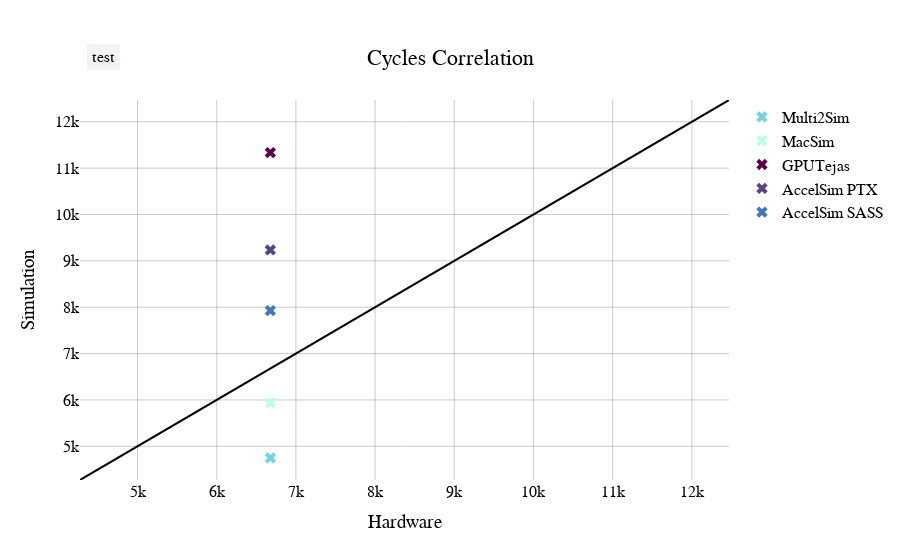
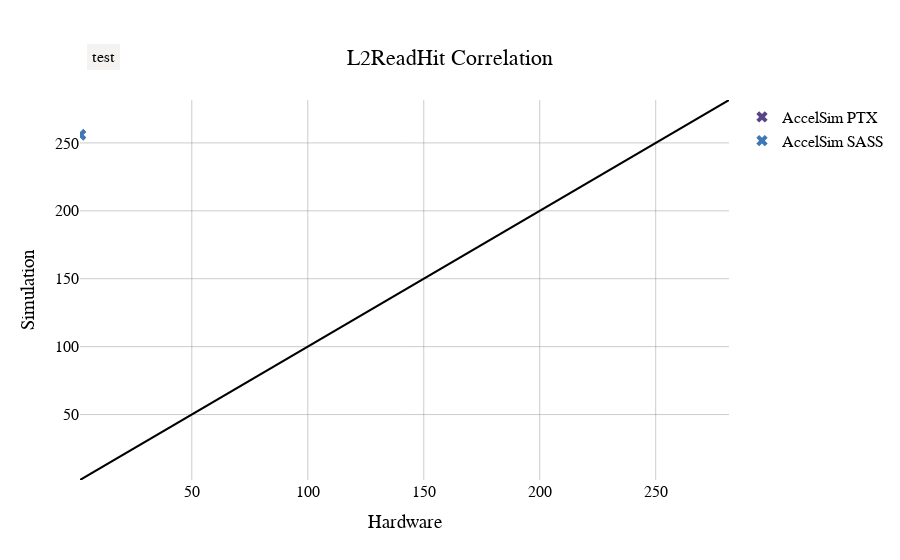
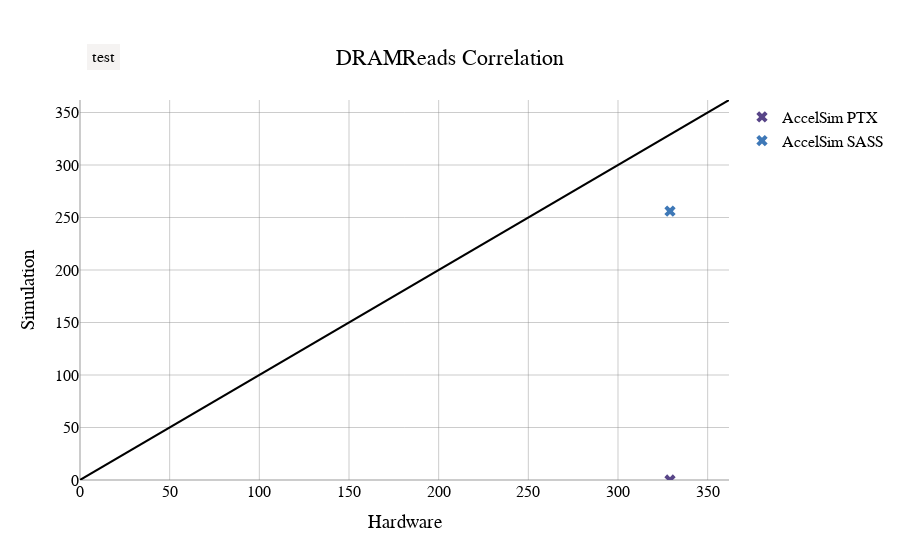
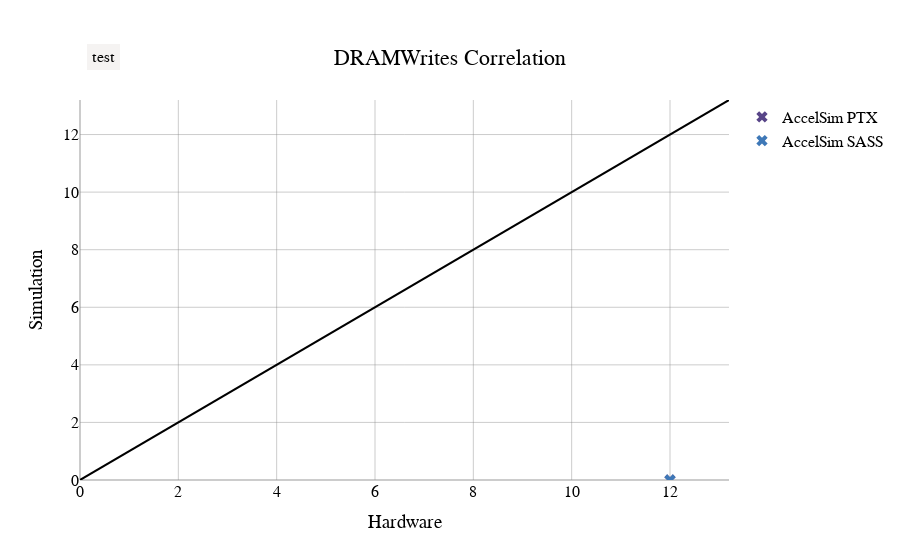

The cell these charts' notebook holds for them, in order:
### Code cell
# plot type 3: scatter: cycles
# multiple benchmark (multiple inputs), single config
# using different colors for simulators and markers for benchmarks?

for metric_name, metric in metrics.items():
    metric_df = metric.compute()
    # hw_array = []
    # sim_array = []
    
    # max_axis_val = None
    # np.iinfo(np.int64).max
    # min_axis_val = None
    all_values = np.array([])

    traces = []
    for sim in metric_df.index:
        if sim == "Hardware":
            continue

        
        hw_array = metric_df.loc["Hardware"]
        sim_array = metric_df.loc[sim]
        # total_array = pd.concat([hw_array, sim_array])
        # total_array_max = total_array.max()
        # total_array_min = total_array.min()
        all_values = np.append(all_values, hw_array)
        all_values = np.append(all_values, sim_array)
        
        # if max_axis_val is None:
        #     max_axis_val = total_array_max
        # if 
        # max_axis_val = np.max(
        
        # max_axis_val
        # print(hw_array.to_numpy(), sim_array.to_numpy())

        if False:
            correl_co = np.corrcoef(hw_array.to_numpy(), sim_array.to_numpy())
            # [0][1]
            errs = sim_array - hw_array

            print("correl co", correl_co)
            print("errs", errs.mean())

        traces.append(go.Scatter(
            x = hw_array,
            y = sim_array,
            # x = cycle_df.loc["Hardware"],
            # y = cycle_df.loc[sim],
            hovertext = benchmark.name,
            # hover_data=['lifeExp', 'gdpPercap'],
            # x = cycle_df.index, # [benchmark.name], # cycle_df.index,
            # y = cycle_df["Cycles"], # .loc[sim].astype(int),
            mode = 'markers',
            marker = dict(
                size = 10,
                color = sim_color[sim],
                symbol = "x",
            ),
            # color = "red",
            # text=label_array,
            # error_x=dict(
            #    type='data',
            #    symmetric=False,
            #    array=hw_error,
            #    arrayminus=hw_error_min,
            #    visible=True
            #),
            name=sim,
        ))

    print(all_values)
    min_axis_val = np.min(all_values)
    max_axis_val = np.max(all_values)
    x_range = [min_axis_val * 0.9 ,max_axis_val*1.1]
    gridcolor = "rgba(128,128,128,.4)"
    # not used for now
    legend=dict(
        x=-.2,
        y=1.2,
        traceorder='normal',
        font=dict(
            family='Helvetica',
            size=20,
            color="black"
        ),
        bgcolor='#E2E2E2',
        bordercolor='#FFFFFF',
        borderwidth=2
    ),
    layout = go.Layout(
        title=dict(
            text=f"{metric_name} Correlation",
            x=0.5,
            xanchor="center",
            yanchor="top",
        ),
        font_family="Helvetica",
        font_color="black",
        font_size=16,
        xaxis=dict(
            title="Hardware",
            gridcolor=gridcolor,
            zerolinecolor=gridcolor,
            # type="log",
            range=x_range,
        ),
        yaxis=dict(
            title="Simulation",
            gridcolor=gridcolor,
            zerolinecolor=gridcolor,
            # type="log",
            range=x_range,
        ),
        annotations=[
            make_annotation("test", 0.01, 1.15),
        ],
        plot_bgcolor="white",
    )

    # todo: show confidence interval for the hardware measurements
    # maxe,mine = eval(correl.hw_error)
    # hw_error.append(maxe)
    # hw_error_min.append(mine)

    if False:
        # todo: update the axis values
        if hw_array[-1] > max_axis_val:
            max_axis_val = hw_array[-1]
        if sim_array[-1] > max_axis_val:
            max_axis_val = sim_array[-1]

        if hw_array[-1] < min_axis_val:
            min_axis_val = hw_array[-1]
        if sim_array[-1] < min_axis_val:
            min_axis_val = sim_array[-1]

    x_range = [layout.xaxis.range[0], layout.xaxis.range[1]]
    xyline = go.Scatter(
        x=x_range,
        y=x_range,
        showlegend=False,
        mode="lines",
        line=dict(
            # color='rgba(255,0,0,.7)',
            color="black",
        ),
    )


    traces.append(xyline)
    #xyline.line.color = 'rgba(255,0,0,.7)'
    #kernel_data.append(xyline)

    fig = go.Figure(data=traces, layout=layout)
    fig.show()
    fig.write_image(f"./figs/scatter_{metric_name}.pdf", format='pdf')

### Figure 1 — Plotly figure (JSON) as saved in the notebook; plotly's stock layout.template omitted (floating-point values rounded to 4 significant figures)
{"data": [{"hovertext": "CUDA4-matrixMul", "marker": {"color": "#70d5dd", "size": 10, "symbol": "x"}, "mode": "markers", "name": "Multi2Sim", "type": "scatter", "x": [6677], "y": [4748]}, {"hovertext": "CUDA4-matrixMul", "marker": {"color": "#b9ffe9", "size": 10, "symbol": "x"}, "mode": "markers", "name": "MacSim", "type": "scatter", "x": [6677], "y": [5936]}, {"hovertext": "CUDA4-matrixMul", "marker": {"color": "#5c0048", "size": 10, "symbol": "x"}, "mode": "markers", "name": "GPUTejas", "type": "scatter", "x": [6677], "y": [11336]}, {"hovertext": "CUDA4-matrixMul", "marker": {"color": "#584588", "size": 10, "symbol": "x"}, "mode": "markers", "name": "AccelSim PTX", "type": "scatter", "x": [6677], "y": [9235]}, {"hovertext": "CUDA4-matrixMul", "marker": {"color": "#3e78b7", "size": 10, "symbol": "x"}, "mode": "markers", "name": "AccelSim SASS", "type": "scatter", "x": [6677], "y": [7928]}, {"line": {"color": "black"}, "mode": "lines", "showlegend": false, "type": "scatter", "x": [4273.0, 12470.0], "y": [4273.0, 12470.0]}], "layout": {"annotations": [{"bgcolor": "#F5F3F2", "bordercolor": "#FFFFFF", "borderpad": 5, "borderwidth": 1, "showarrow": false, "text": "test", "x": 0.01, "xref": "paper", "y": 1.15, "yref": "paper"}], "autosize": true, "font": {"color": "black", "family": "Helvetica", "size": 16}, "plot_bgcolor": "white", "title": {"text": "Cycles Correlation", "x": 0.5, "xanchor": "center", "yanchor": "top"}, "xaxis": {"gridcolor": "rgba(128,128,128,.4)", "range": [4273.0, 12470.0], "title": {"text": "Hardware"}, "type": "linear", "zerolinecolor": "rgba(128,128,128,.4)"}, "yaxis": {"gridcolor": "rgba(128,128,128,.4)", "range": [4273.0, 12470.0], "title": {"text": "Simulation"}, "type": "linear", "zerolinecolor": "rgba(128,128,128,.4)"}}}

### Figure 2 — Plotly figure (JSON) as saved in the notebook; plotly's stock layout.template omitted (floating-point values rounded to 4 significant figures)
{"data": [{"hovertext": "CUDA4-matrixMul", "marker": {"color": "#584588", "size": 10, "symbol": "x"}, "mode": "markers", "name": "AccelSim PTX", "type": "scatter", "x": [2], "y": [256]}, {"hovertext": "CUDA4-matrixMul", "marker": {"color": "#3e78b7", "size": 10, "symbol": "x"}, "mode": "markers", "name": "AccelSim SASS", "type": "scatter", "x": [2], "y": [256]}, {"line": {"color": "black"}, "mode": "lines", "showlegend": false, "type": "scatter", "x": [1.8, 281.6], "y": [1.8, 281.6]}], "layout": {"annotations": [{"bgcolor": "#F5F3F2", "bordercolor": "#FFFFFF", "borderpad": 5, "borderwidth": 1, "showarrow": false, "text": "test", "x": 0.01, "xref": "paper", "y": 1.15, "yref": "paper"}], "autosize": true, "font": {"color": "black", "family": "Helvetica", "size": 16}, "plot_bgcolor": "white", "title": {"text": "L2ReadHit Correlation", "x": 0.5, "xanchor": "center", "yanchor": "top"}, "xaxis": {"gridcolor": "rgba(128,128,128,.4)", "range": [1.8, 281.6], "title": {"text": "Hardware"}, "type": "linear", "zerolinecolor": "rgba(128,128,128,.4)"}, "yaxis": {"gridcolor": "rgba(128,128,128,.4)", "range": [1.8, 281.6], "title": {"text": "Simulation"}, "type": "linear", "zerolinecolor": "rgba(128,128,128,.4)"}}}

### Figure 3 — Plotly figure (JSON) as saved in the notebook; plotly's stock layout.template omitted (floating-point values rounded to 4 significant figures)
{"data": [{"hovertext": "CUDA4-matrixMul", "marker": {"color": "#584588", "size": 10, "symbol": "x"}, "mode": "markers", "name": "AccelSim PTX", "type": "scatter", "x": [329], "y": [0]}, {"hovertext": "CUDA4-matrixMul", "marker": {"color": "#3e78b7", "size": 10, "symbol": "x"}, "mode": "markers", "name": "AccelSim SASS", "type": "scatter", "x": [329], "y": [256]}, {"line": {"color": "black"}, "mode": "lines", "showlegend": false, "type": "scatter", "x": [0, 361.9], "y": [0, 361.9]}], "layout": {"annotations": [{"bgcolor": "#F5F3F2", "bordercolor": "#FFFFFF", "borderpad": 5, "borderwidth": 1, "showarrow": false, "text": "test", "x": 0.01, "xref": "paper", "y": 1.15, "yref": "paper"}], "autosize": true, "font": {"color": "black", "family": "Helvetica", "size": 16}, "plot_bgcolor": "white", "title": {"text": "DRAMReads Correlation", "x": 0.5, "xanchor": "center", "yanchor": "top"}, "xaxis": {"gridcolor": "rgba(128,128,128,.4)", "range": [0, 361.9], "title": {"text": "Hardware"}, "type": "linear", "zerolinecolor": "rgba(128,128,128,.4)"}, "yaxis": {"gridcolor": "rgba(128,128,128,.4)", "range": [0, 361.9], "title": {"text": "Simulation"}, "type": "linear", "zerolinecolor": "rgba(128,128,128,.4)"}}}

### Figure 4 — Plotly figure (JSON) as saved in the notebook; plotly's stock layout.template omitted (floating-point values rounded to 4 significant figures)
{"data": [{"hovertext": "CUDA4-matrixMul", "marker": {"color": "#584588", "size": 10, "symbol": "x"}, "mode": "markers", "name": "AccelSim PTX", "type": "scatter", "x": [12], "y": [0]}, {"hovertext": "CUDA4-matrixMul", "marker": {"color": "#3e78b7", "size": 10, "symbol": "x"}, "mode": "markers", "name": "AccelSim SASS", "type": "scatter", "x": [12], "y": [0]}, {"line": {"color": "black"}, "mode": "lines", "showlegend": false, "type": "scatter", "x": [0, 13.2], "y": [0, 13.2]}], "layout": {"annotations": [{"bgcolor": "#F5F3F2", "bordercolor": "#FFFFFF", "borderpad": 5, "borderwidth": 1, "showarrow": false, "text": "test", "x": 0.01, "xref": "paper", "y": 1.15, "yref": "paper"}], "autosize": true, "font": {"color": "black", "family": "Helvetica", "size": 16}, "plot_bgcolor": "white", "title": {"text": "DRAMWrites Correlation", "x": 0.5, "xanchor": "center", "yanchor": "top"}, "xaxis": {"gridcolor": "rgba(128,128,128,.4)", "range": [0, 13.2], "title": {"text": "Hardware"}, "type": "linear", "zerolinecolor": "rgba(128,128,128,.4)"}, "yaxis": {"gridcolor": "rgba(128,128,128,.4)", "range": [0, 13.2], "title": {"text": "Simulation"}, "type": "linear", "zerolinecolor": "rgba(128,128,128,.4)"}}}
